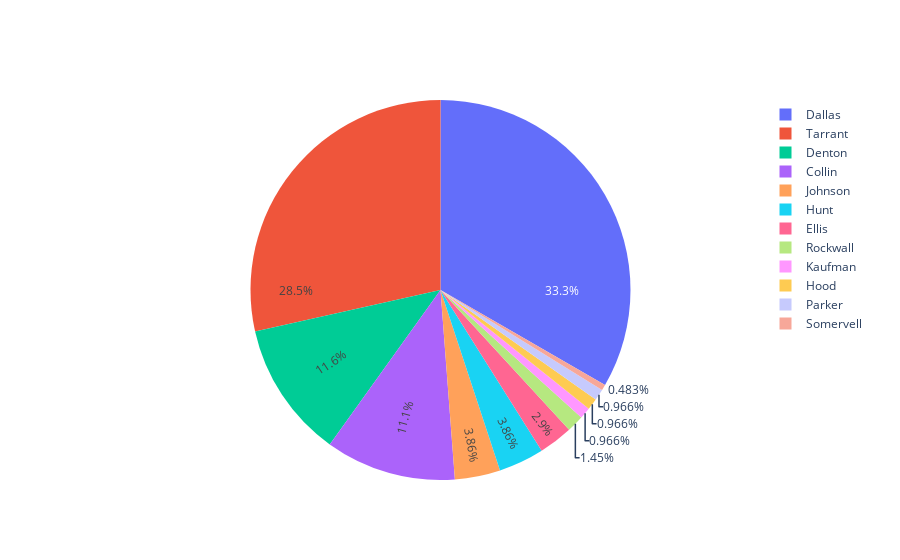

Notebook cell for this chart:
### Code cell
labels = ['Collin', 'Dallas', 'Denton', 'Johnson', 'Tarrant', 'Kaufman',
       'Ellis', 'Rockwall', 'Hood', 'Parker', 'Hunt', 'Somervell']
values = [23, 69, 24, 8, 59, 2, 6, 3, 2, 2, 8, 1]

fig = go.Figure(data=[go.Pie(labels=labels, values=values, textinfo='percent',
                             insidetextorientation='radial'
                            )])
fig.show()

### Figure 1 — Plotly figure (JSON) as saved in the notebook; plotly's stock layout.template omitted (floating-point values rounded to 4 significant figures)
{"data": [{"insidetextorientation": "radial", "labels": ["Collin", "Dallas", "Denton", "Johnson", "Tarrant", "Kaufman", "Ellis", "Rockwall", "Hood", "Parker", "Hunt", "Somervell"], "textinfo": "percent", "type": "pie", "values": [23, 69, 24, 8, 59, 2, 6, 3, 2, 2, 8, 1]}], "layout": {}}
